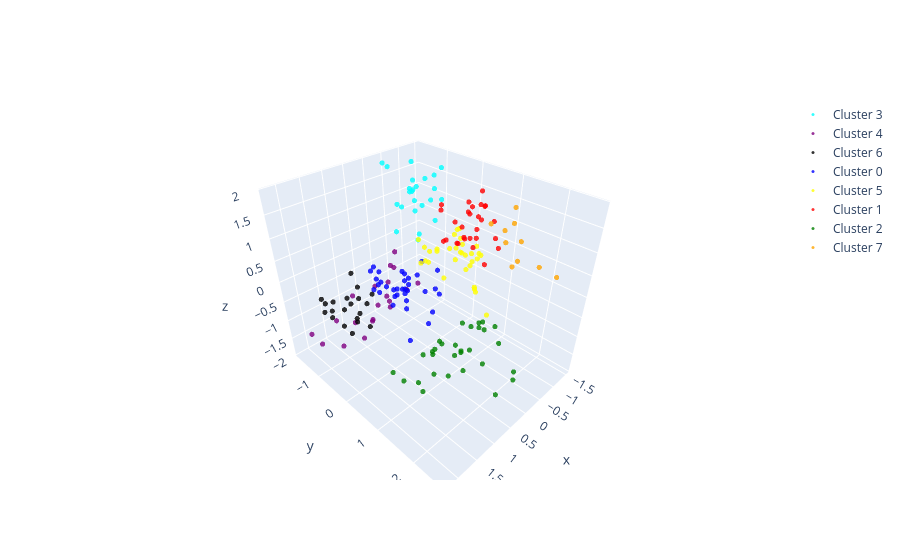

Notebook source saved alongside this figure:
### Markdown cell above
## Visualización en diseño 3D

### Code cell
df['Cluster_kmeans'] = kmeans.fit_predict(df[['Age', 'Annual Income', 'Spending Score']])

colores = ['blue', 'red', 'green', 'cyan', 'purple', 'yellow', 'black', 'orange']

fig = go.Figure()

for i in df['Cluster_kmeans'].unique():
  df_cluster = df[df['Cluster_kmeans'] == i]
  fig.add_trace(go.Scatter3d(
    x = df_cluster['Age'], 
    y = df_cluster['Annual Income'], 
    z = df_cluster['Spending Score'], 
    mode = 'markers',
    marker = dict(
      size = 3,
      color = colores[i],
      opacity = 0.8
    ),
    name = 'Cluster ' + str(i)
  ))

fig.show()
